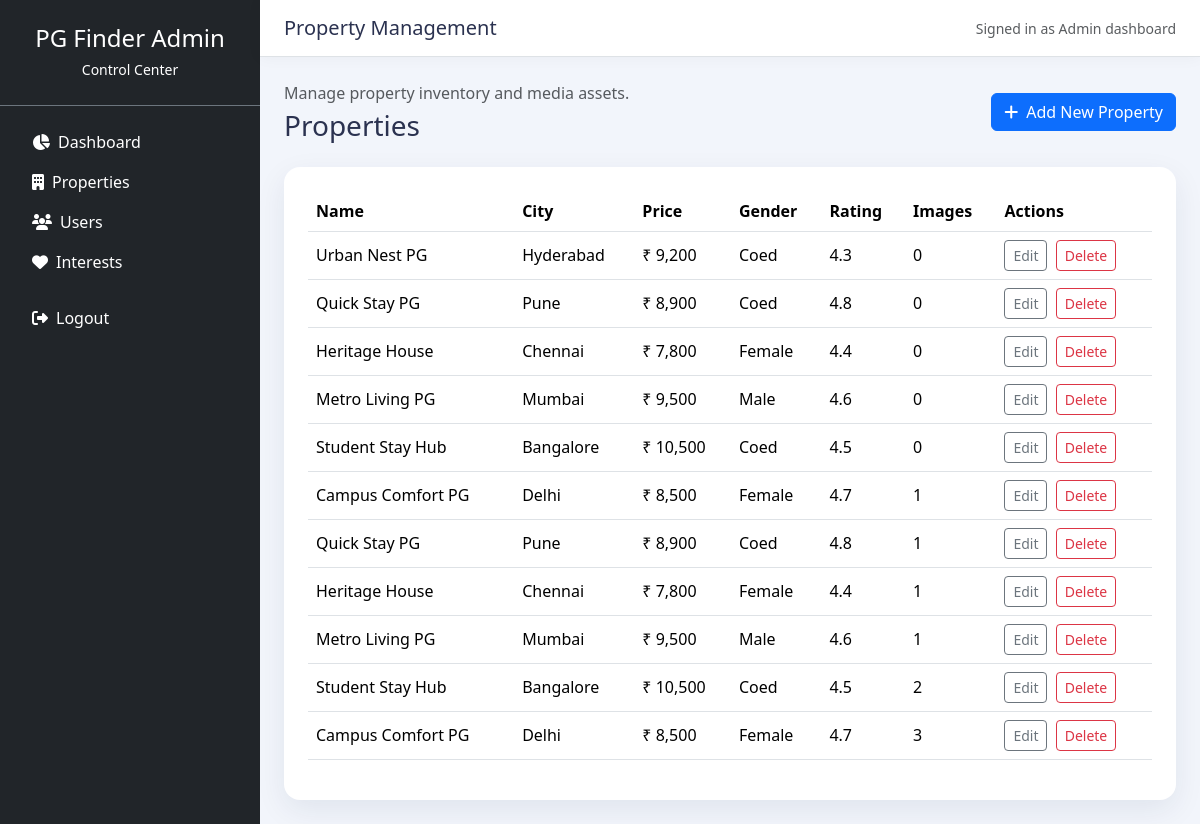
/admin/properties.php (signed in), run on the app's committed database.
### tables this page shows
CREATE TABLE `properties` (
  `id` int(11) NOT NULL,
  `name` varchar(150) NOT NULL,
  `city` varchar(80) NOT NULL,
  `address` varchar(255) NOT NULL,
  `price` decimal(10,2) NOT NULL,
  `gender` enum('Male','Female','Coed') NOT NULL DEFAULT 'Coed',
  `rating` decimal(2,1) NOT NULL DEFAULT 4.5,
  `description` text NOT NULL,
  `image` varchar(255) DEFAULT 'images/pg-default.jpg',
  `created_at` timestamp NOT NULL DEFAULT current_timestamp()
);

### admin/properties.php (the view, shortened to what this page needs)
<?php
$pdo = getPDO();
$query = 'SELECT p.id, p.name, p.city, p.price, p.gender, p.rating, COUNT(pi.id) AS images_count FROM properties p LEFT JOIN property_images pi ON p.id = pi.property_id GROUP BY p.id ORDER BY p.id DESC';
$properties = $pdo->query($query)->fetchAll();
include __DIR__ . '/includes/header.php';
?>
<div class="d-flex justify-content-between align-items-center mb-4">
  <div>
    <p class="text-muted mb-1">Manage property inventory and media assets.</p>
    <h3 class="mb-0">Properties</h3>
  </div>
  <a href="<?php echo BASE_URL; ?>/admin/add-property.php" class="btn btn-primary"><i class="fas fa-plus me-2"></i>Add New Property</a>
</div>
<div class="card dashboard-card">
  <div class="card-body">
    <div class="table-responsive">
      <table class="table table-hover align-middle">
        <thead>
          <tr>
            <th>Name</th>
            <th>City</th>
            <th>Price</th>
            <th>Gender</th>
            <th>Rating</th>
            <th>Images</th>
            <th>Actions</th>
          </tr>
        </thead>
        <tbody>
          <?php if ($properties): ?>
            <?php foreach ($properties as $property): ?>
              <tr>
                <td><?php echo htmlspecialchars($property['name']); ?></td>
                <td><?php echo htmlspecialchars($property['city']); ?></td>
                <td>₹ <?php echo number_format($property['price'], 0); ?></td>
                <td><?php echo htmlspecialchars($property['gender']); ?></td>
                <td><?php echo htmlspecialchars($property['rating']); ?></td>
                <td><?php echo htmlspecialchars($property['images_count']); ?></td>
                <td>
                  <a class="btn btn-sm btn-outline-secondary me-1" href="<?php echo BASE_URL; ?>/admin/edit-property.php?id=<?php echo $property['id']; ?>">Edit</a>
                  <button class="btn btn-sm btn-outline-danger delete-action" data-url="<?php echo BASE_URL; ?>/admin/api/properties.php" data-confirm="Delete this property permanently?" data-type="json" data-action="delete" data-id="<?php echo $property['id']; ?>">Delete</button>
                </td>
              </tr>
            <?php endforeach; ?>
          <?php else: ?>
            <tr><td colspan="7" class="text-center text-muted">No properties found.</td></tr>
          <?php endif; ?>
        </tbody>
      </table>
    </div>
  </div>
</div>
<?php include __DIR__ . '/includes/footer.php'; ?>

### admin/css/admin.css (style rules this page uses)
:root { --admin-bg: #f2f5fb; --sidebar-bg: #0d1732; --sidebar-text: #bec9e3; --accent: #4d7cff; }
body { min-height: 100vh; background: var(--admin-bg); color: #2b3250; }
.dashboard-card { border: none; border-radius: 1rem; box-shadow: 0 10px 30px rgba(17, 36, 81, 0.08); }
.dashboard-card .card-body { padding: 1.5rem; }
.table-responsive { overflow-x: auto; }

### data on the page
properties: name "Urban Nest PG", city "Hyderabad", price "9,200", gender "Coed", rating "4.3", images_count "0"
properties: name "Quick Stay PG", city "Pune", price "8,900", gender "Coed", rating "4.8", images_count "0"
properties: name "Heritage House", city "Chennai", price "7,800", gender "Female", rating "4.4", images_count "0"
properties: name "Metro Living PG", city "Mumbai", price "9,500", gender "Male", rating "4.6", images_count "0"
properties: name "Student Stay Hub", city "Bangalore", price "10,500", gender "Coed", rating "4.5", images_count "0"
properties: name "Campus Comfort PG", city "Delhi", price "8,500", gender "Female", rating "4.7", images_count "1"
properties: name "Quick Stay PG", city "Pune", price "8,900", gender "Coed", rating "4.8", images_count "1"
properties: name "Heritage House", city "Chennai", price "7,800", gender "Female", rating "4.4", images_count "1"
properties: name "Metro Living PG", city "Mumbai", price "9,500", gender "Male", rating "4.6", images_count "1"
properties: name "Student Stay Hub", city "Bangalore", price "10,500", gender "Coed", rating "4.5", images_count "2"
properties: name "Campus Comfort PG", city "Delhi", price "8,500", gender "Female", rating "4.7", images_count "3"

### other printed values
$pageTitle "Property Management"
$adminName "Admin dashboard"
